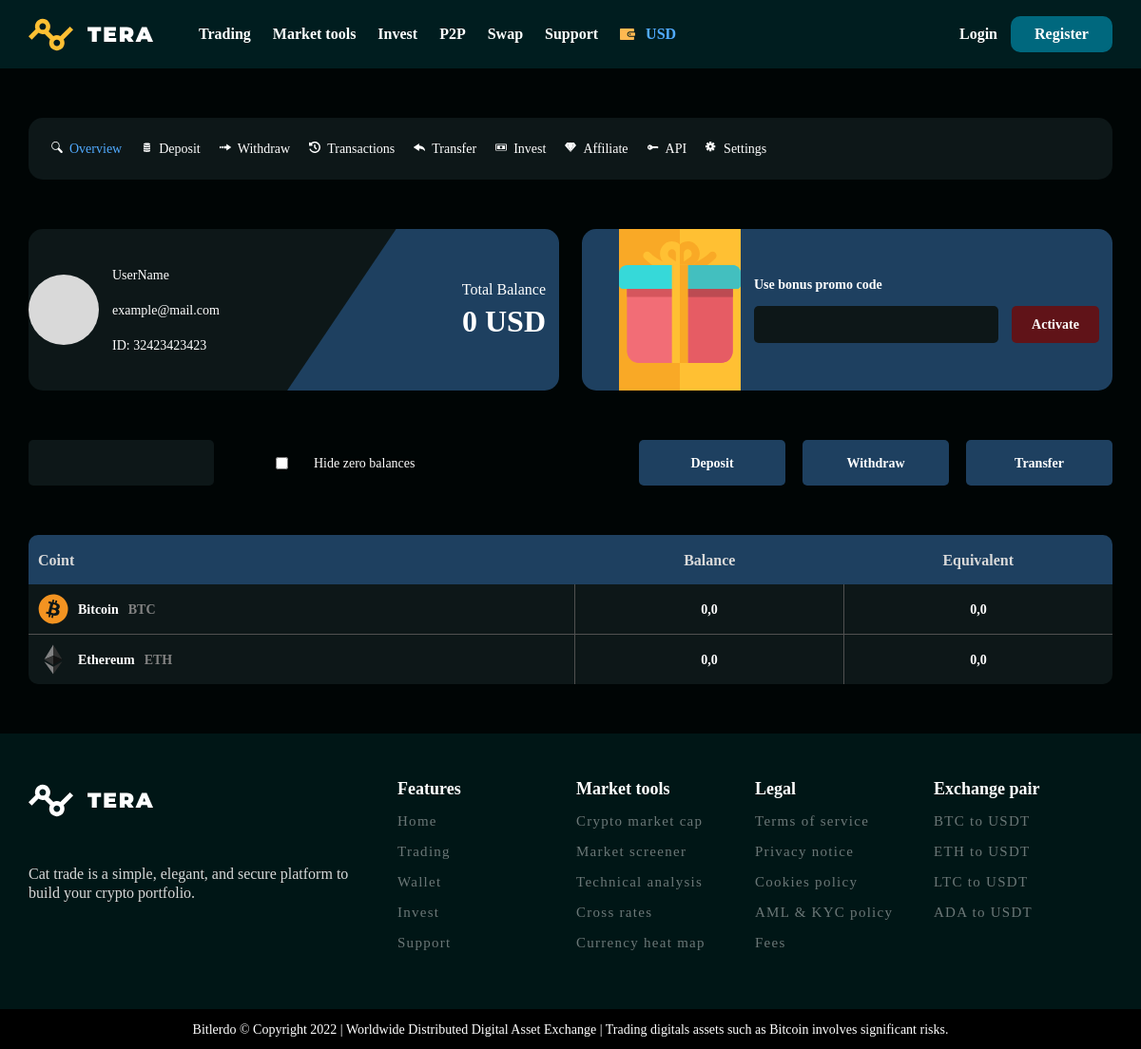
Page /profile/wallet/ on the committed database.
### user_profile/models.py (models this page shows, shortened)
class Token(models.Model):
    name = models.CharField(max_length=255, null=False, verbose_name=_("Name"))
    tag = models.CharField(max_length=25, null=False, verbose_name=_("Tag"))
    address = models.CharField(max_length=510, null=False, verbose_name=_("Address for deposit(Your Trust Wallet token)"))
    icon = models.FileField(null=False, verbose_name=_("Icon"))

### user_profile/views.py (the view)
# urls.py: path('wallet/', views.wallet, name="wallet"),
def wallet(request):
    tokens = Token.objects.all()
    result = []
    for token in tokens:
        amount = 0.0
        try:
            user_token = UserToken.objects.get(user=request.user, token=token)
            amount = user_token.amount
        except:
            pass
        result.append(
            {
                'token': token,
                'amount': amount,
            }
        )
    context = {
        "data": result,
    }
    return render(request, "user_profile/wallet.html", context)

### templates/user_profile/wallet.html
{% extends 'base.html' %}
{% load static %}
{% block content %}
<div class="wallet">
    <div class="container">
        <div class="row">
            <div class="col-12">
                <div class="wallet__menu">
                    <ul class="d-flex">
                        {% url 'user_profile:wallet' as url %}
                        <li><img src="{% static 'images/overview.svg' %}"><a
                                class="{% if request.path == url %}wallet__menu-item-active{% endif %}"
                                href="{{url}}">Overview</a></li>
                        <li><img src="{% static 'images/deposit.svg' %}"><a href="#">Deposit</a></li>
                        <li><img src="{% static 'images/withdraw.svg' %}"><a href="#">Withdraw</a></li>
                        <li><img src="{% static 'images/transactions.svg' %}"><a href="#">Transactions</a></li>
                        <li><img src="{% static 'images/transfer.svg' %}"><a href="#">Transfer</a></li>
                        <li><img src="{% static 'images/invest.svg' %}"><a href="#">Invest</a></li>
                        <li><img src="{% static 'images/affiliate.svg' %}"><a href="#">Affiliate</a></li>
                        <li><img src="{% static 'images/api.svg' %}"><a href="#">API</a></li>
                        <li><img src="{% static 'images/settings.svg' %}"><a href="#">Settings</a></li>
                    </ul>
                </div>
            </div>
        </div>
        <div class="wallet__boxes">
            <div class="row">
                <div class="col-6">
                    <div class="wallet__boxes-box1">
                        <div class="wallet__boxes-box1-photo">
                        </div>
                        <div class="wallet__boxes-box1-body">
                            <div class="wallet__boxes-box1-info">
                                <p>UserName</p>
                                <p>example@mail.com</p>
                                <p>ID: 32423423423</p>
                            </div>
                            <div class="wallet__boxes-box1-balance">
                                <p class="wallet__boxes-box1-balance-text">Total Balance</p>
                                <p class="wallet__boxes-box1-balance-amount">0 USD</p>
                            </div>
                        </div>
                    </div>
                </div>
                <div class="col-6">
                    <div class="wallet__boxes-box2 d-flex align-items-center">
                        <img src="{% static 'images/gift.svg' %}">
                        <div class="wallet_boxes-box2-body">
                            <p class="wallet_boxes-box2-body-text">Use bonus promo code</p>
                            <div class="d-flex">
                                <input class="wallet_boxes-box2-body-input" type="text" name="promo" id="promo">
                                <button class="wallet_boxes-box2-body-button">Activate</button>
                            </div>
                        </div>
                    </div>
                </div>
            </div>
        </div>
        <div class="wallet__controls">
            <div class="row">
                <div class="col-6 d-flex align-items-center">
                    <input class="wallet__controls-input" type="text" name="search" id="search">
                    <input class="wallet__controls-checkbox" type="checkbox" name="hide" id="hide">
                    <p class="wallet__controls-text">Hide zero balances</p>
                </div>
                <div class="col-6 d-flex justify-content-end">
                    <a class="wallet__controls-button" href="">Deposit</a>
                    <a class="wallet__controls-button" href="">Withdraw</a>
                    <a class="wallet__controls-button" href="">Transfer</a>
                </div>
            </div>
        </div>
        <div class="wallet__tokens">
            <div class="row">
                <div class="col-12">
                    <table>
                        <thead class="wallet__tokens-head">
                            <tr>
                                <th>Coint</th>
                                <th>Balance</th>
                                <th>Equivalent</th>
                            </tr>
                        </thead>
                        <tbody class="wallet__tokens-body">
                            {% for item in data %}
                            <tr class="wallet__tokens-item">
                                <th>
                                    <img class="wallet__rokens-body-icon" src="{{item.token.icon.url}}">
                                    {{item.token.name}}
                                    <span class="wallet__rokens-body-tag">{{item.token.tag}}</span>
                                </th>
                                <td>{{item.amount}}</td>
                                <td>{{item.amount}}</td>
                            </tr>
                            {% endfor %}
                        </tbody>
                    </table>
                </div>
            </div>
        </div>
    </div>
</div>
{% endblock %}

### rows in the picture
Token: token.icon (picture), token.name "Bitcoin", token.tag "BTC", amount "0,0"
Token: token.icon (picture), token.name "Ethereum", token.tag "ETH", amount "0,0"
